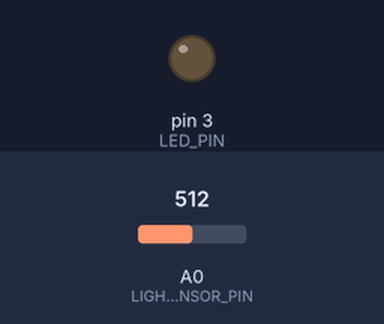
Simulated run of this sketch. Board: Arduino Uno, built with avr-gcc and run on an emulated ATmega328P. Shown: output pins drawn as LEDs (lit = HIGH). The test bench sets the inputs (shaded band); at power-on: A0 (LIGHT_SENSOR_PIN) = 512.

Above: at 1.2 s.
1.3 s: A0 (LIGHT_SENSOR_PIN) set to 481
At 2.4 s:
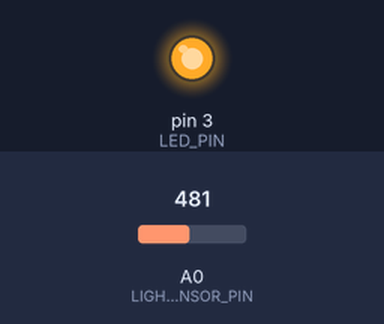
2.8 s: A0 (LIGHT_SENSOR_PIN) set to 510
At 3.6 s:
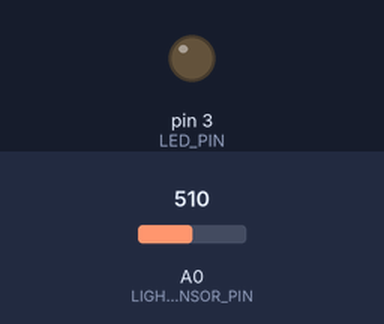
4.3 s: A0 (LIGHT_SENSOR_PIN) set to 490
At 4.7 s:
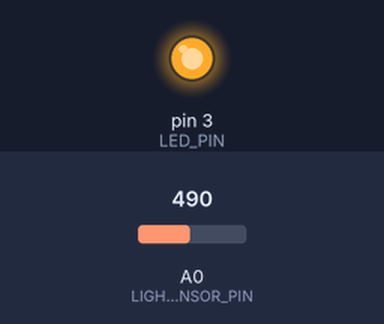
Timing chart, 0 to 7.3 s (numbered marks = the images above; inputs shaded):
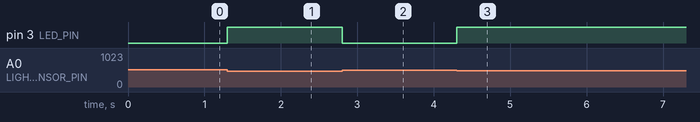

The sketch:

6code.ino
```cpp
int LIGHT_SENSOR_PIN = A0;
int LED_PIN = 3;
int ANALOG_THRESHOLD = 500;
int analogValue;

void setup() {
pinMode(LED_PIN, OUTPUT);
}

void loop() {
analogValue = analogRead(LIGHT_SENSOR_PIN);
if(analogValue < ANALOG_THRESHOLD)
digitalWrite(LED_PIN, HIGH);
else
digitalWrite(LED_PIN, LOW);
}
```

Measured:
- the behaviour switches between 500 and 499 on A0 (LIGHT_SENSOR_PIN) (found by bisection; images 0 and 1)
- after the input at 1.3 s, pin 3 (LED_PIN): LOW → HIGH at once
- after the input at 2.8 s, pin 3 (LED_PIN): HIGH → LOW at once
- after the input at 4.3 s, pin 3 (LED_PIN): LOW → HIGH at once
